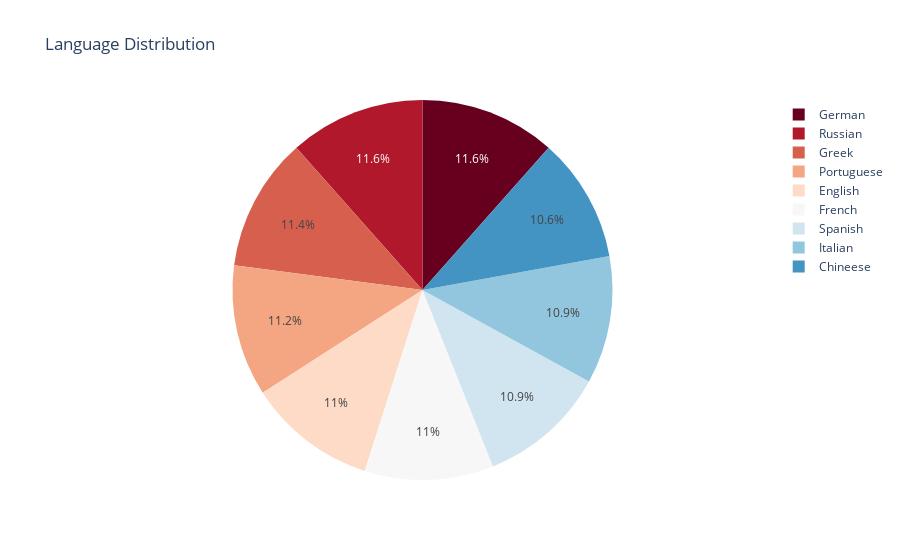

Here is the notebook cell this chart was saved with:
### Code cell
#presenting a graphical distribution of languages
fig = px.pie(
    language_count,
    names= 'Value',
    values= 'Count',
    color = 'Value',
    color_discrete_sequence= px.colors.sequential.RdBu,
    title = 'Language Distribution',
    labels= {'Value': 'Language', 'Count': 'Count'})
fig.show()

### Figure 1 — Plotly figure (JSON) as saved in the notebook; plotly's stock layout.template omitted (floating-point values rounded to 4 significant figures)
{"data": [{"customdata": [["German"], ["Russian"], ["Greek"], ["Portuguese"], ["English"], ["French"], ["Spanish"], ["Italian"], ["Chineese"]], "domain": {"x": [0, 1], "y": [0, 1]}, "hovertemplate": "Language=%{customdata[0]}<br>Count=%{value}<extra></extra>", "labels": ["German", "Russian", "Greek", "Portuguese", "English", "French", "Spanish", "Italian", "Chineese"], "legendgroup": "", "marker": {"colors": ["rgb(103,0,31)", "rgb(178,24,43)", "rgb(214,96,77)", "rgb(244,165,130)", "rgb(253,219,199)", "rgb(247,247,247)", "rgb(209,229,240)", "rgb(146,197,222)", "rgb(67,147,195)"]}, "name": "", "showlegend": true, "type": "pie", "values": [1155, 1155, 1137, 1118, 1098, 1097, 1095, 1086, 1059]}], "layout": {"legend": {"tracegroupgap": 0}, "piecolorway": ["rgb(103,0,31)", "rgb(178,24,43)", "rgb(214,96,77)", "rgb(244,165,130)", "rgb(253,219,199)", "rgb(247,247,247)", "rgb(209,229,240)", "rgb(146,197,222)", "rgb(67,147,195)", "rgb(33,102,172)", "rgb(5,48,97)"], "title": {"text": "Language Distribution"}}}
